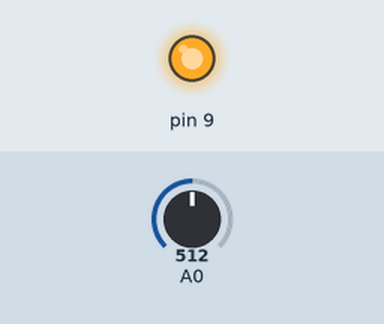
This sketch was run on a simulated Arduino Uno, built with avr-gcc and run on an emulated ATmega328P. Parts: output pins drawn as LEDs (lit = HIGH). Inputs (shaded band) come from the test bench; at power-on: A0 = 512. What the sketch prints to the serial monitor is not drawn.

Above: at 1.4 s.
1.5 s: A0 set to 0
Timing chart, 0 to 4.5 s (numbered marks = the images above; inputs shaded):
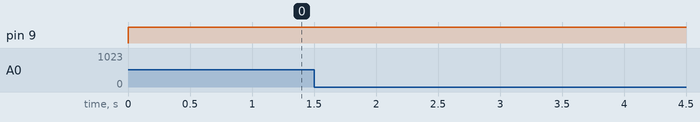

Measured:
- after the input at 1.5 s, every drawn part: stays the same

The sketch:

sketch_sep23c.ino
```cpp
#include <math.h>
int minute = 1;


void setup()
{
  pinMode(9,OUTPUT);
  Serial.begin(9600);
}

int tempCount(double i){
  double k;
if(i = i+0.1){
  k = k+10;
}
  return k;
}

void loop() {
  float v = analogRead(A0) *0.5 / 1024.0;
  float temperature = -14.46 * log((10000 * v) / (5 - v) / 27074);

  Serial.println (temperature);
  Serial.println(v);
  Serial.println (minute);

  digitalWrite(9,tempCount(temperature));

  delay(600);
  ++minute;
}
```
